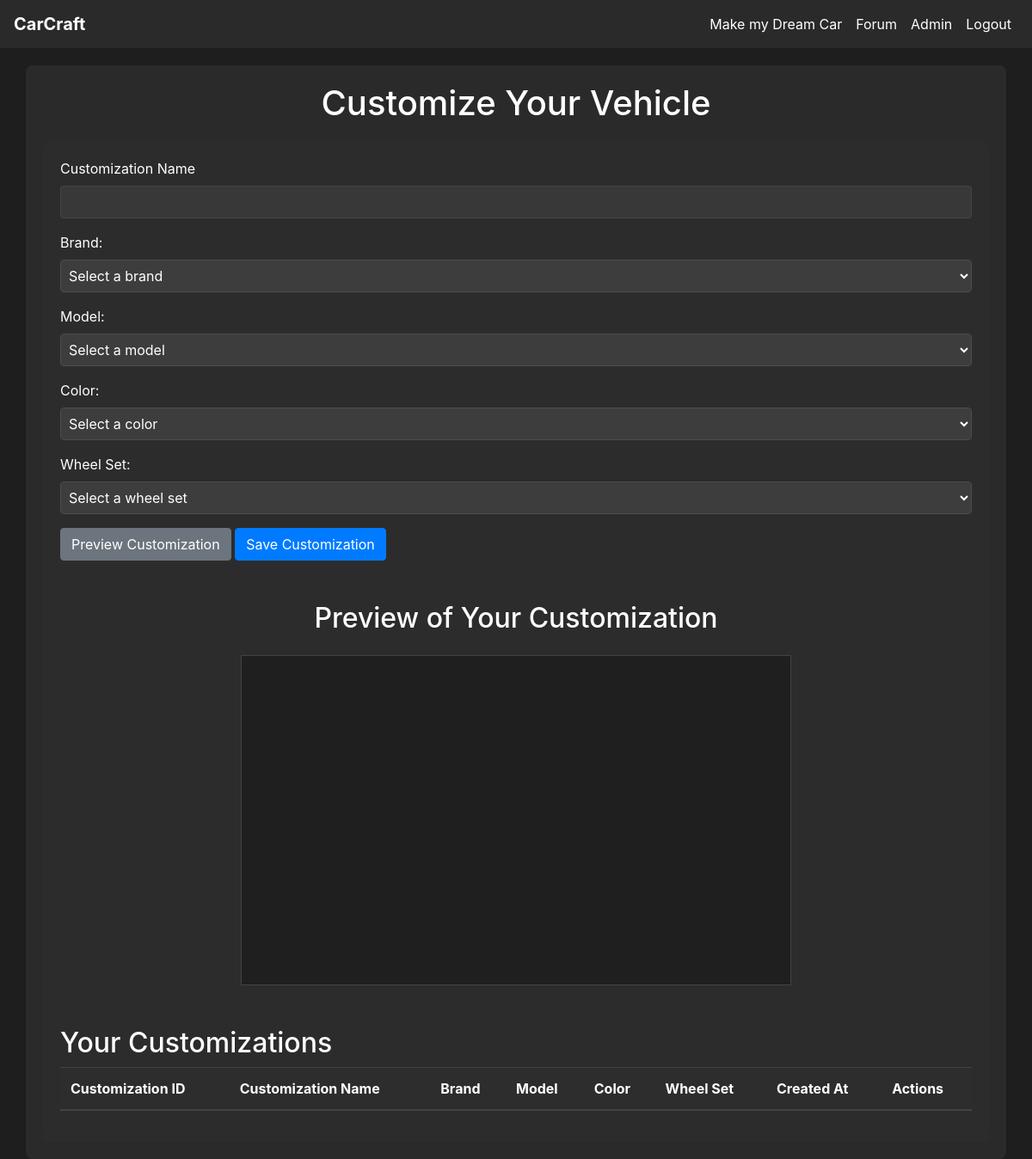
The page /customize (signed in) on the database as committed earlier.
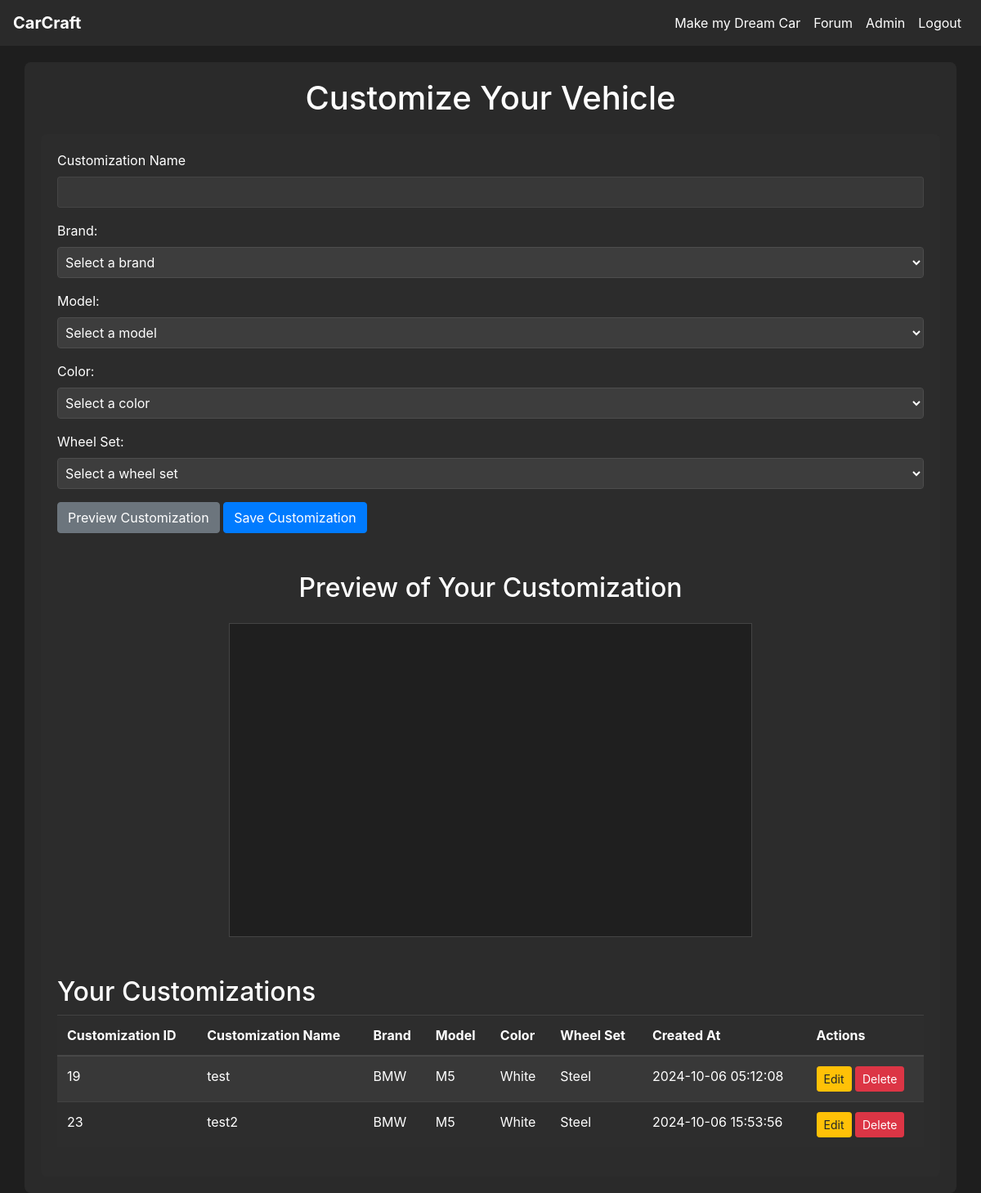
The same page on the database as committed later.
### tables this page shows
CREATE TABLE customization (
    customization_id INTEGER PRIMARY KEY AUTOINCREMENT,
    customization_name VARCHAR(100) NOT NULL,
    user_id INTEGER NOT NULL,
    model_id INTEGER NOT NULL,
    color_id INTEGER NOT NULL,
    wheel_id INTEGER NOT NULL,
    created_at DATETIME DEFAULT CURRENT_TIMESTAMP,
    FOREIGN KEY (user_id) REFERENCES user(user_id),
    FOREIGN KEY (model_id) REFERENCES model(model_id),
    FOREIGN KEY (color_id) REFERENCES color(color_id),
    FOREIGN KEY (wheel_id) REFERENCES wheel_set(wheel_id)
);

CREATE TABLE brand (
    brand_id INTEGER PRIMARY KEY AUTOINCREMENT,
    name VARCHAR(20)
);

CREATE TABLE model (
    model_id INTEGER PRIMARY KEY AUTOINCREMENT,
    brand_id INTEGER NOT NULL,
    type_id INTEGER NOT NULL,
    name VARCHAR(100) NOT NULL,
    FOREIGN KEY (brand_id) REFERENCES brand(brand_id),
    FOREIGN KEY (type_id) REFERENCES vehicle_type(type_id)
);

CREATE TABLE color (
    color_id INTEGER PRIMARY KEY AUTOINCREMENT,
    name VARCHAR(50)
);

CREATE TABLE wheel_set (
    wheel_id INTEGER PRIMARY KEY AUTOINCREMENT,
    name VARCHAR(100),
    description TEXT
);

### app.py (the view, shortened to what this page needs)
@app.route('/customize', methods=['GET', 'POST'])
@login_required
def customize():
    db = get_db_connection()
    brands = db.execute('SELECT brand_id, name FROM brand').fetchall()
    colors = db.execute('SELECT color_id, name FROM color').fetchall()
    wheels = db.execute('SELECT wheel_id, name FROM wheel_set').fetchall()
    models = []
    if brands:
        default_brand_id = brands[0]['brand_id']
        models = db.execute('SELECT model_id, name FROM model WHERE brand_id = ?', (default_brand_id,)).fetchall()
    customizations = db.execute('''
        SELECT customization.customization_id, customization.customization_name,
               brand.name AS brand_name, model.name AS model_name,
               color.name AS color_name, wheel_set.name AS wheel_name,
               customization.created_at
        FROM customization
        JOIN model ON customization.model_id = model.model_id
        JOIN brand ON model.brand_id = brand.brand_id
        JOIN color ON customization.color_id = color.color_id
        JOIN wheel_set ON customization.wheel_id = wheel_set.wheel_id
        WHERE customization.user_id = ?
    ''', (current_user.id,)).fetchall()
    return render_template('customize.html', brands=brands, colors=colors,
                           wheels=wheels, models=models, customizations=customizations)

### app.py (called while the page is built)
def get_db_connection():
    conn = sqlite3.connect(DATABASE)
    conn.row_factory = sqlite3.Row  # This enables column access by name: row['column_name']
    return conn

@login_manager.user_loader
def load_user(user_id):
    return User.get(user_id)

    @staticmethod
    def get(user_id):
        conn = get_db_connection()
        user_data = conn.execute('SELECT * FROM user WHERE user_id = ?', (user_id,)).fetchone()
        conn.close()
        if user_data:
            return User(
                user_id=user_data['user_id'],
                username=user_data['username'],
                email=user_data['email'],
                password_hash=user_data['password_hash'],
                admin=bool(user_data['admin'])
            )
        return None

### templates/customize.html (shortened to what this page needs)
{% extends 'base.html' %}
{% block content %}
<h1 class="text-center">Customize Your Vehicle</h1>
<div class="container">
    <form id="customization-form" method="POST" action="{{ url_for('customize') }}" class="mb-5">
        <div class="form-group">
            <label for="customization_name">Customization Name</label>
            <input type="text" id="customization_name" name="customization_name" class="form-control" value="{{ customization.customization_name if customization else '' }}" required>
        </div>
        <div class="form-group">
            <label for="brand_id">Brand:</label>
            <select name="brand_id" id="brand_id" class="form-control" required>
                <option value="" disabled selected>Select a brand</option>
            </select>
        </div>
        <div class="form-group">
            <label for="model_id">Model:</label>
            <select name="model_id" id="model_id" class="form-control" required>
                <option value="" disabled selected>Select a model</option>
            </select>
        </div>
        <div class="form-group">
            <label for="color_id">Color:</label>
            <select name="color_id" id="color_id" class="form-control">
                <option value="" disabled selected>Select a color</option>
            </select>
        </div>
        <div class="form-group">
            <label for="wheel_id">Wheel Set:</label>
            <select name="wheel_id" id="wheel_id" class="form-control">
                <option value="" disabled selected>Select a wheel set</option>
            </select>
        </div>
        <button type="button" id="preview-button" class="btn btn-secondary">Preview Customization</button>
        <button type="submit" class="btn btn-primary">Save Customization</button>
    </form>
    <h2 id="preview-of-your-customization" class="text-center mb-4">Preview of Your Customization</h2>
    <div id="car-viewer" class="mb-5"></div>
    <h2>Your Customizations</h2>
    <table class="table table-striped">
        <thead>
            <tr>
                <th>Customization ID</th>
                <th>Customization Name</th>
                <th>Brand</th>
                <th>Model</th>
                <th>Color</th>
                <th>Wheel Set</th>
                <th>Created At</th>
                <th>Actions</th>
            </tr>
        </thead>
        <tbody>
            {% for customization in customizations %}
                <tr>
                    <td>{{ customization.customization_id }}</td>
                    <td>{{ customization.customization_name }}</td>
                    <td>{{ customization.brand_name }}</td>
                    <td>{{ customization.model_name }}</td>
                    <td>{{ customization.color_name }}</td>
                    <td>{{ customization.wheel_name }}</td>
                    <td>{{ customization.created_at }}</td>
                    <td>
                        <a href="{{ url_for('edit_customization', customization_id=customization.customization_id) }}" class="btn btn-warning btn-sm">Edit</a>
                        <form method="POST" action="{{ url_for('customize') }}" style="display:inline;">
                            <button type="submit" class="btn btn-danger btn-sm" onclick="return confirm('Are you sure you want to delete this customization?');">Delete</button>
                        </form>
                    </td>
                </tr>
            {% endfor %}
        </tbody>
    </table>
</div>
{% endblock %}

### templates/base.html (shortened to what this page needs)
<!DOCTYPE html>
<html lang="en">
<head>
    <link
      rel="stylesheet"
      href="https://stackpath.bootstrapcdn.com/bootstrap/4.4.1/css/bootstrap.min.css"
    />
    <link
      rel="stylesheet"
      href="https://cdnjs.cloudflare.com/ajax/libs/font-awesome/5.15.4/css/all.min.css"
    />
    <link rel="stylesheet" href="{{ url_for('static', filename='css/style.css') }}">
</head>
<body>
    <nav class="navbar navbar-expand-lg">
        <a class="navbar-brand" href="{{ url_for('home') }}">CarCraft</a>
        <div class="collapse navbar-collapse" id="navbarNav">
            <ul class="navbar-nav">
                {% if current_user.is_authenticated %}
                    <li class="nav-item"><a class="nav-link" href="{{ url_for('customize') }}">Make my Dream Car</a></li>
                    <li class="nav-item"><a class="nav-link" href="{{ url_for('forum') }}">Forum</a></li>
                    {% if current_user.admin %}
                    <li class="nav-item"><a class="nav-link" href="{{ url_for('admin') }}">Admin</a></li>
                    {% endif %}
                    <li class="nav-item"><a class="nav-link" href="{{ url_for('logout') }}">Logout</a></li>
                {% else %}
                    <li class="nav-item"><a class="nav-link" href="{{ url_for('login') }}">Login</a></li>
                    <li class="nav-item"><a class="nav-link" href="{{ url_for('create_user') }}">Register</a></li>
                {% endif %}
            </ul>
        </div>
    </nav>
    <div class="container">
        {% block content %}{% endblock %}
    </div>
</body>
</html>

### static/css/style.css (style rules this page uses)
body { background-color: #1e1e1e; color: #ffffff; }
.navbar { background-color: rgba(45, 45, 45, 0.8); position: relative; z-index: 1000; padding: 0.5rem 1rem; }
.navbar-brand, .nav-link { color: #ffffff !important; transition: color 0.3s ease; }
.navbar-brand { font-weight: bold; }
.navbar-nav { margin-left: auto; }
.container { background-color: rgba(45, 45, 45, 0.8); border-radius: 8px; padding: 20px; margin-top: 20px; }
h1, h2, h3, h4, h5, h6 { color: #ffffff; }
.btn-primary { background-color: #007bff; border-color: #007bff; }
.btn-secondary { background-color: #6c757d; border-color: #6c757d; }
input, select, textarea { background-color: #3d3d3d; border-color: #4d4d4d; color: #ffffff; }
.form-control { background-color: rgba(61, 61, 61, 0.8); border-color: rgba(77, 77, 77, 0.8); color: #ffffff; }
a { color: #007bff; }
.nav-link { color: #ffffff; }
.table { color: #ffffff; background-color: rgba(45, 45, 45, 0.8); }
.table thead th { border-bottom-color: rgba(255, 255, 255, 0.1); }
.table td, .table th { border-top-color: rgba(255, 255, 255, 0.1); }
.table { color: #fff; }
.table-striped tbody tr:nth-of-type(odd) { background-color: rgba(255, 255, 255, .05); }
.btn-danger { background-color: #dc3545; border-color: #dc3545; }

### templates/customize.html (style rules this page uses)
#car-viewer { width: 640px; height: 384px; margin: 0 auto; display: flex; justify-content: center; align-items: center; border: 1px solid #444; background-color: #1f1f1f; }

Rows that differ between the two databases and show on the page:
added customization: customization_id "19", customization_name "test", brand_name "BMW", model_name "M5", color_name "White", wheel_name "Steel", created_at "2024-10-06 05:12:08"
added customization: customization_id "23", customization_name "test2", brand_name "BMW", model_name "M5", color_name "White", wheel_name "Steel", created_at "2024-10-06 15:53:56"
